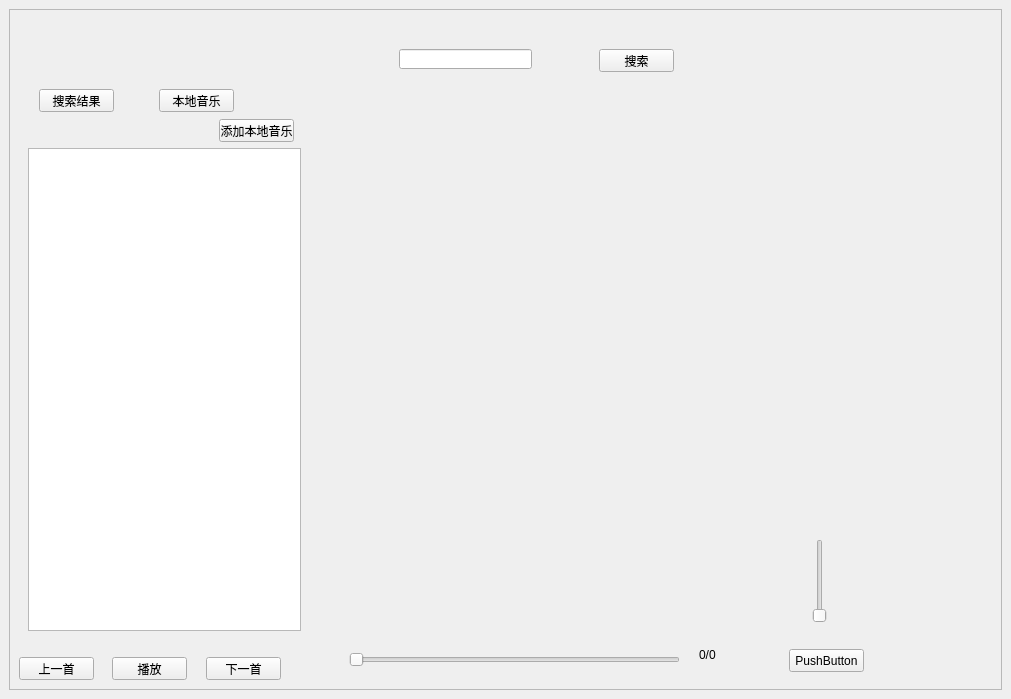
<?xml version="1.0" encoding="UTF-8"?>
<ui version="4.0">
 <class>MainWindow</class>
 <widget class="QMainWindow" name="MainWindow">
  <property name="geometry">
   <rect>
    <x>0</x>
    <y>0</y>
    <width>1011</width>
    <height>699</height>
   </rect>
  </property>
  <property name="windowTitle">
   <string>MainWindow</string>
  </property>
  <widget class="QWidget" name="centralwidget">
   <layout class="QHBoxLayout" name="horizontalLayout">
    <item>
     <widget class="QFrame" name="frame">
      <property name="autoFillBackground">
       <bool>false</bool>
      </property>
      <property name="styleSheet">
       <string notr="true"/>
      </property>
      <property name="frameShape">
       <enum>QFrame::StyledPanel</enum>
      </property>
      <property name="frameShadow">
       <enum>QFrame::Raised</enum>
      </property>
      <widget class="QLineEdit" name="searchLine">
       <property name="geometry">
        <rect>
         <x>390</x>
         <y>40</y>
         <width>133</width>
         <height>20</height>
        </rect>
       </property>
      </widget>
      <widget class="QPushButton" name="searchBT">
       <property name="geometry">
        <rect>
         <x>590</x>
         <y>40</y>
         <width>75</width>
         <height>23</height>
        </rect>
       </property>
       <property name="text">
        <string>搜索</string>
       </property>
      </widget>
      <widget class="QStackedWidget" name="stackedWidget">
       <property name="geometry">
        <rect>
         <x>10</x>
         <y>130</y>
         <width>291</width>
         <height>501</height>
        </rect>
       </property>
       <property name="styleSheet">
        <string notr="true"/>
       </property>
       <property name="currentIndex">
        <number>0</number>
       </property>
       <widget class="QWidget" name="page_1">
        <layout class="QHBoxLayout" name="horizontalLayout_3">
         <item>
          <widget class="QListWidget" name="searchList"/>
         </item>
        </layout>
       </widget>
       <widget class="QWidget" name="page_2">
        <layout class="QHBoxLayout" name="horizontalLayout_2">
         <item>
          <widget class="QListWidget" name="localList"/>
         </item>
        </layout>
       </widget>
      </widget>
      <widget class="QSlider" name="voiceBar">
       <property name="geometry">
        <rect>
         <x>800</x>
         <y>530</y>
         <width>22</width>
         <height>84</height>
        </rect>
       </property>
       <property name="orientation">
        <enum>Qt::Vertical</enum>
       </property>
      </widget>
      <widget class="QPushButton" name="lastBT">
       <property name="geometry">
        <rect>
         <x>10</x>
         <y>648</y>
         <width>75</width>
         <height>23</height>
        </rect>
       </property>
       <property name="text">
        <string>上一首</string>
       </property>
      </widget>
      <widget class="QPushButton" name="playBT">
       <property name="geometry">
        <rect>
         <x>103</x>
         <y>648</y>
         <width>75</width>
         <height>23</height>
        </rect>
       </property>
       <property name="text">
        <string>播放</string>
       </property>
      </widget>
      <widget class="QPushButton" name="nextBT">
       <property name="geometry">
        <rect>
         <x>197</x>
         <y>648</y>
         <width>75</width>
         <height>23</height>
        </rect>
       </property>
       <property name="text">
        <string>下一首</string>
       </property>
      </widget>
      <widget class="QSlider" name="rateBar">
       <property name="geometry">
        <rect>
         <x>340</x>
         <y>640</y>
         <width>331</width>
         <height>21</height>
        </rect>
       </property>
       <property name="orientation">
        <enum>Qt::Horizontal</enum>
       </property>
      </widget>
      <widget class="QPushButton" name="voiceBT">
       <property name="geometry">
        <rect>
         <x>780</x>
         <y>640</y>
         <width>75</width>
         <height>23</height>
        </rect>
       </property>
       <property name="text">
        <string>PushButton</string>
       </property>
      </widget>
      <widget class="QLabel" name="rateText">
       <property name="geometry">
        <rect>
         <x>690</x>
         <y>640</y>
         <width>54</width>
         <height>12</height>
        </rect>
       </property>
       <property name="text">
        <string>0/0</string>
       </property>
      </widget>
      <widget class="QPushButton" name="searchResultBT">
       <property name="geometry">
        <rect>
         <x>30</x>
         <y>80</y>
         <width>75</width>
         <height>23</height>
        </rect>
       </property>
       <property name="text">
        <string>搜索结果</string>
       </property>
      </widget>
      <widget class="QPushButton" name="loacalResultBT">
       <property name="geometry">
        <rect>
         <x>150</x>
         <y>80</y>
         <width>75</width>
         <height>23</height>
        </rect>
       </property>
       <property name="text">
        <string>本地音乐</string>
       </property>
      </widget>
      <widget class="QPushButton" name="addLocalMusicBT">
       <property name="geometry">
        <rect>
         <x>210</x>
         <y>110</y>
         <width>75</width>
         <height>23</height>
        </rect>
       </property>
       <property name="text">
        <string>添加本地音乐</string>
       </property>
      </widget>
     </widget>
    </item>
   </layout>
  </widget>
 </widget>
 <resources>
  <include location="image.qrc"/>
 </resources>
 <connections/>
</ui>
